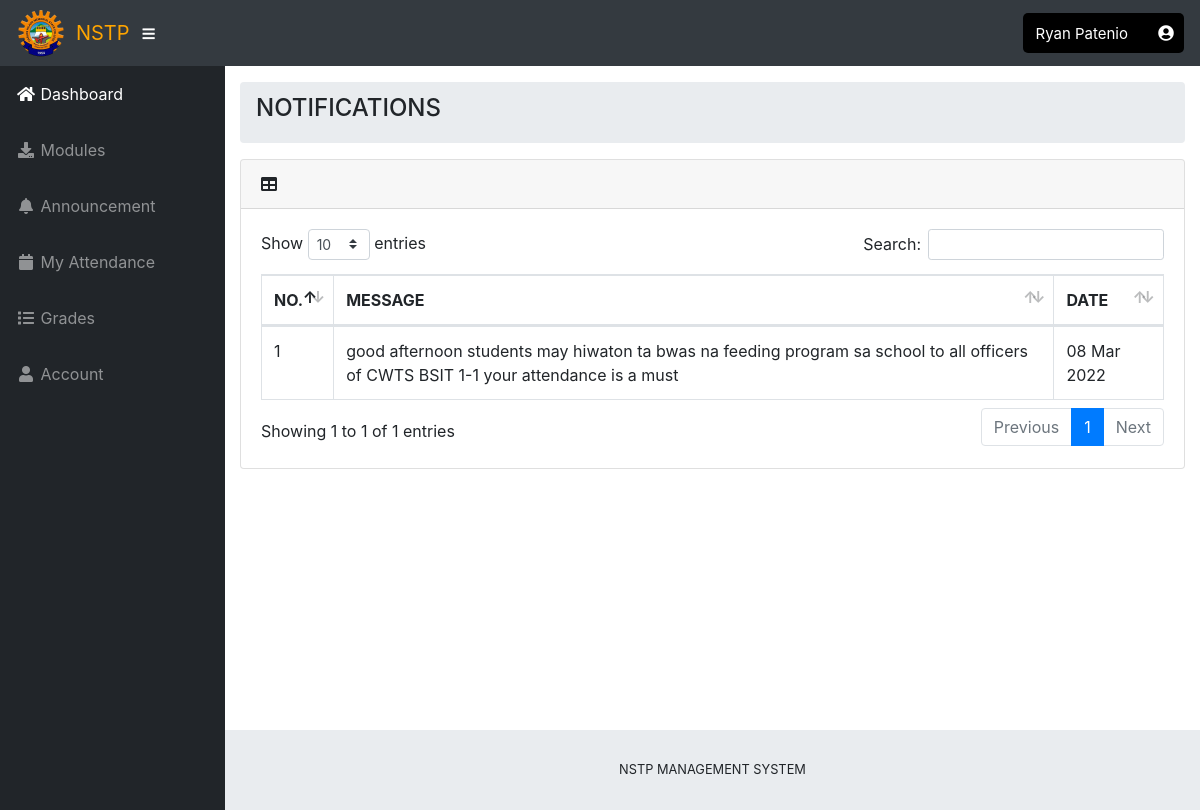
The page /student_notif/index.php (signed in) on the database its author committed.
### tables this page shows
CREATE TABLE `student_notif` (
  `STD_NOTIF_ID` int(11) NOT NULL,
  `ANN_ID` int(50) NOT NULL,
  `IDNO` varchar(150) NOT NULL,
  `ACAD_ID` int(50) NOT NULL,
  `STATUS` int(11) NOT NULL
);

CREATE TABLE `announcement` (
  `ANN_ID` int(11) NOT NULL,
  `CLASS_ID` int(11) NOT NULL DEFAULT '0',
  `ACAD_ID` int(11) NOT NULL DEFAULT '0',
  `CONTENT` varchar(200) NOT NULL DEFAULT '0',
  `ANN_DATE` date NOT NULL
);

### include/database.php (called while the page is built, shortened)
<?php
 class database{
var $sql_string = '';
	private $conn;
	public function open_connection() {
		$this->conn = mysqli_connect(server,user,pass);
		if(!$this->conn){
			echo "Problem in database connection! Contact administrator!";
			exit();
		}else{
			$db_select = mysqli_select_db($this->conn, database_name);
		}
	}
	function setQuery($sql='') {
		$this->sql_string=$sql;
	}
	function executeQuery() {
		$result = mysqli_query($this->conn,$this->sql_string);
		return $result;
	}
	private function confirm_query($result) {
		return $result;
	}
}
$mydb = new database();
?>

### student_notif/index.php (the view, shortened to what this page needs)
<?php
include('../student-asset/header.php');
include('../student-asset/sidebar.php');
?>
 <div id="content-wrapper">
      <div class="container-fluid">
 <ol class="breadcrumb">
         <h4 class="center">NOTIFICATIONS</h4>
        </ol>
<div class="card mb-3">
          <div class="card-header">
            <i class="fas fa-table"></i>
            </div>
          <div class="card-body">
            <div class="table-responsive">
              <table class="table table-bordered" id="dataTable" width="100%" cellspacing="0">
                <thead>
                  <tr>
                   <th>NO.</th>
                    <th>MESSAGE</th>
                     <th>DATE</th>
                  </tr>
                </thead>
                <tbody>
                  <?php
                  $data = getData($IDNO);
                  if($data !='0'){
                    $i =1;
                    foreach ($data as $row) {
                      ?>
                      <tr>
                        <td><?php echo $i; ?></td>
                        <td><?php echo $row['CONTENT']; ?></td>
                        <td><?php echo date("d M Y",strtotime($row['ANN_DATE'])); ?></td>
                      </tr>
                      <?php
                   $i++; }
                  }
                   ?>
                </tbody>
              </table>
            </div>
          </div>
        </div>
<?php
include('../student-asset/footer.php');
function getData($IDNO){
  global $mydb;
  $mydb->setQuery("select st.STD_NOTIF_ID,ann.CONTENT,ann.ANN_DATE from student_notif st,announcement ann,acad_year ac where st.ANN_ID = ann.ANN_ID and st.ACAD_ID = ac.ACAD_ID and ac.`STATUS` = 'YES' and st.IDNO = '".$IDNO."';");
  $cur = $mydb->executeQuery();
  if($cur){
    return $cur;
  }else{
    return 0;
  }
}
 ?>

### rows shown on the page
student_notif: ANN_ID.CONTENT "good afternoon students may hiwaton ta bwas na feeding program sa school to all officers of CWTS BSIT 1-1 your attendance is a must", ANN_ID.ANN_DATE "08 Mar 2022"

### other values the page prints
$_SESSION['student_name'] "Ryan Patenio"
